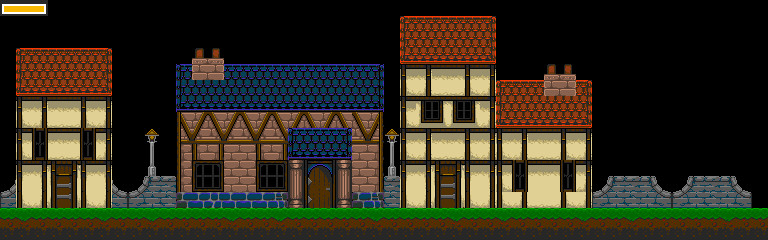

Rendered tile map (Tiled .tmx) drawn with the repository's tilesets; below, a short description and the full map source, tile grids included:
An orthogonal 48x15 tile map with 16x16 px tiles, 3 tile layers (back, front, map), 2 tilesets and 3 objects (2x Exit, Villager).

<map version="1.0" orientation="orthogonal" renderorder="right-down" width="48" height="15" tilewidth="16" tileheight="16" nextobjectid="4">
 <tileset firstgid="1" name="town" tilewidth="16" tileheight="16" tilecount="256" columns="16">
  <image source="../../../img/tiles/town.gif" trans="ff00ff" width="256" height="256" />
 </tileset>
 <tileset firstgid="257" name="maptiles" tilewidth="16" tileheight="16" tilecount="256" columns="16">
  <image source="../../../img/tiles/maptiles.gif" width="256" height="256" />
 </tileset>
 <layer name="back" width="48" height="15">
  <data encoding="csv">
0,0,0,0,0,0,0,0,0,0,0,0,0,0,0,0,0,0,0,0,0,0,0,0,0,0,0,0,0,0,0,0,0,0,0,0,0,0,0,0,0,0,0,0,0,0,0,0,
0,0,0,0,0,0,0,0,0,0,0,0,0,0,0,0,0,0,0,0,0,0,0,0,0,1,2,2,2,2,3,0,0,0,0,0,0,0,0,0,0,0,0,0,0,0,0,0,
0,0,0,0,0,0,0,0,0,0,0,0,0,0,0,0,0,0,0,0,0,0,0,0,0,17,18,18,18,18,19,0,0,0,0,0,0,0,0,0,0,0,0,0,0,0,0,0,
0,1,2,2,2,2,3,0,0,0,0,0,39,40,0,0,0,0,0,0,0,0,0,0,0,33,34,34,34,34,35,0,0,0,0,0,0,0,0,0,0,0,0,0,0,0,0,0,
0,17,18,18,18,18,19,0,0,0,0,10,55,56,11,11,11,11,11,11,11,11,11,12,0,132,133,131,131,132,133,0,0,0,39,40,0,0,0,0,0,0,0,0,0,0,0,0,
0,33,34,34,34,34,35,0,0,0,0,26,27,27,27,27,27,27,27,27,27,27,27,28,0,164,165,163,163,164,165,1,2,2,55,56,3,0,0,0,0,0,0,0,0,0,0,0,
0,132,133,131,131,132,133,0,0,0,0,42,43,43,43,43,43,43,43,43,43,43,43,44,0,132,100,101,100,101,133,17,18,18,18,18,19,0,0,0,0,0,0,0,0,0,0,0,
0,164,165,163,163,164,165,0,0,0,0,68,69,70,69,70,69,70,69,70,69,70,70,71,0,164,116,117,116,117,165,33,34,34,34,34,35,0,0,0,0,0,0,0,0,0,0,0,
0,132,134,131,131,134,133,0,0,129,0,84,85,86,85,86,85,86,10,11,11,12,86,87,129,132,133,131,131,132,133,132,133,131,131,132,133,0,0,0,0,0,0,0,0,0,0,0,
0,164,150,163,163,150,165,0,0,145,0,4,4,6,5,5,4,6,42,43,43,44,5,6,145,164,165,163,163,164,165,164,165,163,163,164,165,0,0,0,0,0,0,0,0,0,0,0,
0,132,133,135,136,132,133,0,0,161,0,4,103,104,5,5,103,104,130,13,14,130,5,6,161,132,133,135,136,132,133,132,134,131,131,134,133,0,0,0,0,0,0,0,0,0,0,0,
154,148,149,151,152,148,149,158,154,155,156,4,119,120,5,5,119,120,146,29,30,146,5,6,156,148,149,151,152,148,149,164,150,147,147,150,165,154,155,156,157,158,154,155,156,157,158,0,
170,164,165,167,168,164,165,174,170,171,172,106,73,74,73,73,73,107,162,45,46,162,106,107,172,164,165,167,168,164,165,164,165,163,163,164,165,170,171,172,173,174,170,171,172,173,174,0,
0,0,0,0,0,0,0,0,0,0,0,0,0,0,0,0,0,0,0,0,0,0,0,0,0,0,0,0,0,0,0,132,133,135,136,132,133,0,0,0,0,0,0,0,0,0,0,0,
0,0,0,0,0,0,0,0,0,0,0,0,0,0,0,0,0,0,0,0,0,0,0,0,0,0,0,0,0,0,0,148,149,151,152,148,149,0,0,0,0,0,0,0,0,0,0,0
</data>
 </layer>
 <layer name="front" width="48" height="15">
  <data encoding="csv">
166,166,166,166,166,166,166,166,0,0,0,0,0,0,0,0,0,0,0,0,0,0,0,0,0,0,0,0,0,0,0,0,0,0,0,0,0,0,0,0,0,0,0,0,0,0,0,0,
0,0,0,0,0,0,0,0,0,0,0,0,0,0,0,0,0,0,0,0,0,0,0,0,0,0,0,0,0,0,0,0,0,0,0,0,0,0,0,0,0,0,0,0,0,0,0,0,
0,0,0,0,0,0,0,0,0,0,0,0,0,0,0,0,0,0,0,0,0,0,0,0,0,0,0,0,0,0,0,0,0,0,0,0,0,0,0,0,0,0,0,0,0,0,0,0,
0,0,0,0,0,0,0,0,0,0,0,0,0,0,0,0,0,0,0,0,0,0,0,0,0,0,0,0,0,0,0,0,0,0,0,0,0,0,0,0,0,0,0,0,0,0,0,0,
0,0,0,0,0,0,0,0,0,0,0,0,0,0,0,0,0,0,0,0,0,0,0,0,0,0,0,0,0,0,0,0,0,0,0,0,0,0,0,0,0,0,0,0,0,0,0,0,
0,0,0,0,0,0,0,0,0,0,0,0,0,0,0,0,0,0,0,0,0,0,0,0,0,0,0,0,0,0,0,0,0,0,0,0,0,0,0,0,0,0,0,0,0,0,0,0,
0,0,0,0,0,0,0,0,0,0,0,0,0,0,0,0,0,0,0,0,0,0,0,0,0,0,0,0,0,0,0,0,0,0,0,0,0,0,0,0,0,0,0,0,0,0,0,0,
0,0,0,0,0,0,0,0,0,0,0,0,0,0,0,0,0,0,0,0,0,0,0,0,0,0,0,0,0,0,0,0,0,0,0,0,0,0,0,0,0,0,0,0,0,0,0,0,
0,0,0,0,0,0,0,0,0,0,0,0,0,0,0,0,0,0,0,0,0,0,0,0,0,0,0,0,0,0,0,0,0,0,0,0,0,0,0,0,0,0,0,0,0,0,0,0,
0,0,0,0,0,0,0,0,0,0,0,0,0,0,0,0,0,0,0,0,0,0,0,0,0,0,0,0,0,0,0,0,0,0,0,0,0,0,0,0,0,0,0,0,0,0,0,0,
0,0,0,0,0,0,0,0,0,0,0,0,0,0,0,0,0,0,0,0,0,0,0,0,0,0,0,0,0,0,0,0,0,0,0,0,0,0,0,0,0,0,0,0,0,0,0,0,
0,0,0,0,0,0,0,0,0,0,0,0,0,0,0,0,0,0,0,0,0,0,0,0,0,0,0,0,0,0,0,0,0,0,0,0,0,0,0,0,0,0,0,0,0,0,0,0,
0,0,0,0,0,0,0,0,0,0,0,0,0,0,0,0,0,0,0,0,0,0,0,0,0,0,0,0,0,0,0,0,0,0,0,0,0,0,0,0,0,0,0,0,0,0,0,0,
177,178,179,180,181,177,178,179,177,178,179,180,181,177,178,179,177,178,179,180,181,177,177,178,179,180,181,177,178,179,177,178,179,180,181,177,178,179,177,178,179,180,181,177,177,178,179,180,
193,194,195,196,197,193,194,195,193,194,195,196,197,193,194,195,193,194,195,196,197,193,193,194,195,196,197,193,194,195,193,194,195,196,197,193,194,195,193,194,195,196,197,193,193,194,195,196
</data>
 </layer>
 <objectgroup name="objects">
  <properties>
   <property name="tags" value="[&quot;house&quot;]" />
  </properties>
  <object id="1" name="Villager" gid="113" x="304" y="200" width="16" height="16" />
  <object id="2" name="Exit" gid="113" x="0" y="112" width="16" height="16" />
  <object id="3" name="Exit" gid="113" x="752" y="112" width="16" height="16" />
 </objectgroup>
 <layer name="map" width="48" height="15">
  <data encoding="csv">
337,369,353,0,0,0,0,0,0,0,0,0,0,0,0,0,0,0,0,0,0,0,0,0,0,0,0,0,0,0,0,0,0,0,0,0,0,0,0,0,0,0,0,0,0,0,0,0,
0,0,0,0,0,0,0,0,0,0,0,0,0,0,0,0,0,0,0,0,0,0,0,0,0,0,0,0,0,0,0,0,0,0,0,0,0,0,0,0,0,0,0,0,0,0,0,0,
0,0,0,0,0,0,0,0,0,0,0,0,0,0,0,0,0,0,0,0,0,0,0,0,0,0,0,0,0,0,0,0,0,0,0,0,0,0,0,0,0,0,0,0,0,0,0,0,
0,0,0,0,0,0,0,0,0,0,0,0,0,0,0,0,0,0,0,0,0,0,0,0,0,0,0,0,0,0,0,0,0,0,0,0,0,0,0,0,0,0,0,0,0,0,0,0,
0,0,0,0,0,0,0,0,0,0,0,0,0,0,0,0,0,0,0,0,0,0,0,0,0,0,0,0,0,0,0,0,0,0,0,0,0,0,0,0,0,0,0,0,0,0,0,0,
0,0,0,0,0,0,0,0,0,0,0,0,0,0,0,0,0,0,0,0,0,0,0,0,0,0,0,0,0,0,0,0,0,0,0,0,0,0,0,0,0,0,0,0,0,0,0,0,
0,0,0,0,0,0,0,0,0,0,0,0,0,0,0,0,0,0,0,0,0,0,0,0,0,0,0,0,0,0,0,0,0,0,0,0,0,0,0,0,0,0,0,0,0,0,0,0,
0,0,0,0,0,0,0,0,0,0,0,0,0,0,0,0,0,0,0,0,0,0,0,0,0,0,0,0,0,0,0,0,0,0,0,0,0,0,0,0,0,0,0,0,0,0,0,0,
0,0,0,0,0,0,0,0,0,0,0,0,0,0,0,0,0,0,0,0,0,0,0,0,0,0,0,0,0,0,0,0,0,0,0,0,0,0,0,0,0,0,0,0,0,0,0,0,
0,0,0,0,0,0,0,0,0,0,0,0,0,0,0,0,0,0,0,0,0,0,0,0,0,0,0,0,0,0,0,0,0,0,0,0,0,0,0,0,0,0,0,0,0,0,0,0,
0,0,0,0,0,0,0,0,0,0,0,0,0,0,0,0,0,0,0,0,0,0,0,0,0,0,0,0,0,0,0,0,0,0,0,0,0,0,0,0,0,0,0,0,0,0,0,0,
0,0,0,0,0,0,0,0,0,0,0,0,0,0,0,0,0,0,0,0,0,0,0,0,0,0,0,0,0,0,0,0,0,0,0,0,0,0,0,0,0,0,0,0,0,0,0,0,
0,0,0,0,0,0,0,0,0,0,0,0,0,0,0,0,0,0,0,0,0,0,0,0,0,0,0,0,0,0,0,0,0,0,0,0,0,0,0,0,0,0,0,0,0,0,0,0,
0,0,0,0,0,0,0,0,0,0,0,0,0,0,0,0,0,0,0,0,0,0,0,0,0,0,0,0,0,0,0,0,0,0,0,0,0,0,0,0,0,0,0,0,0,0,0,0,
0,0,0,0,0,0,0,0,0,0,0,0,0,0,0,0,0,0,0,0,0,0,0,0,0,0,0,0,0,0,0,0,0,0,0,0,0,0,0,0,0,0,0,0,0,0,0,0
</data>
 </layer>
</map>
